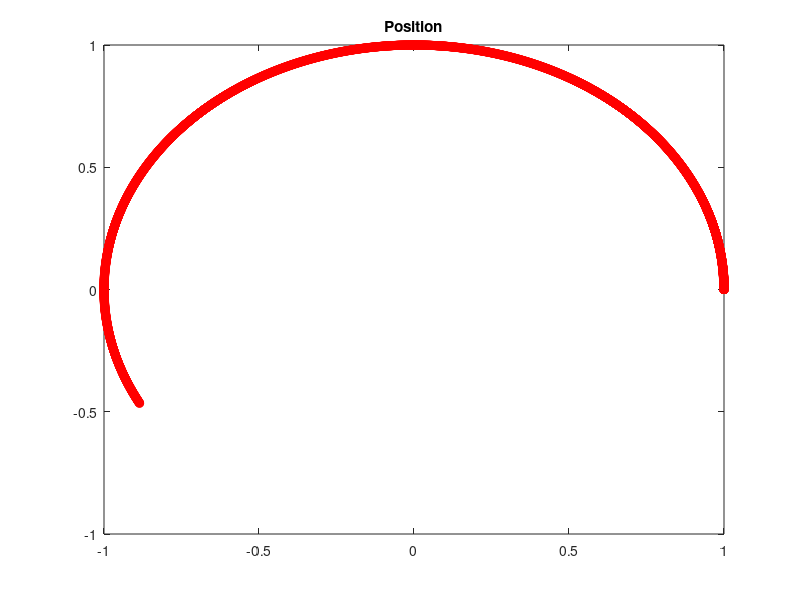
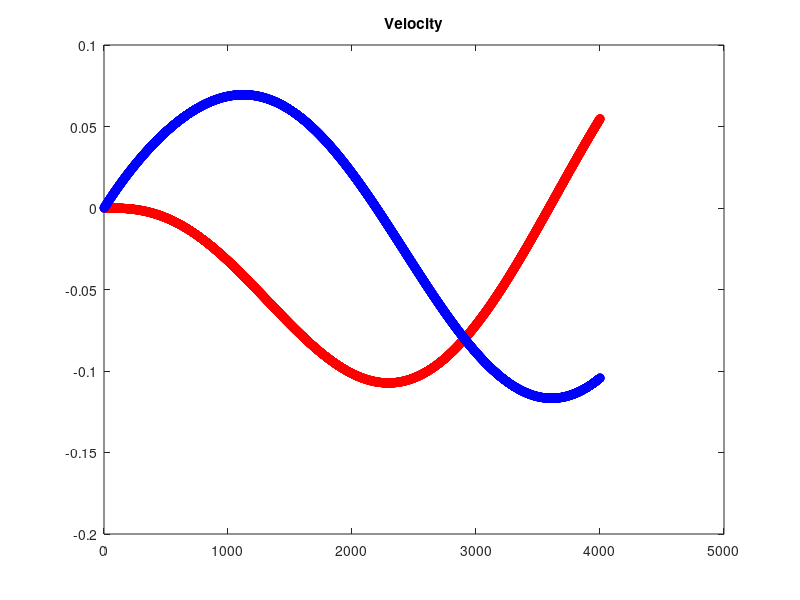
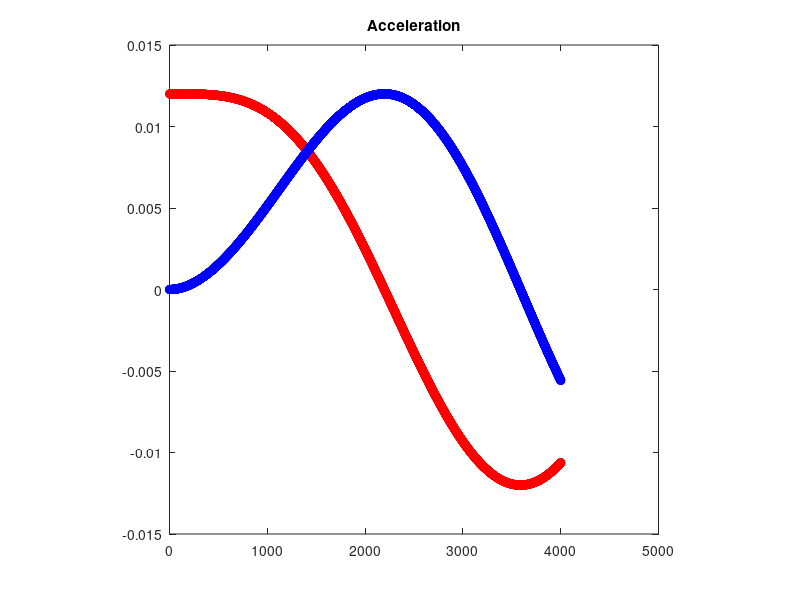
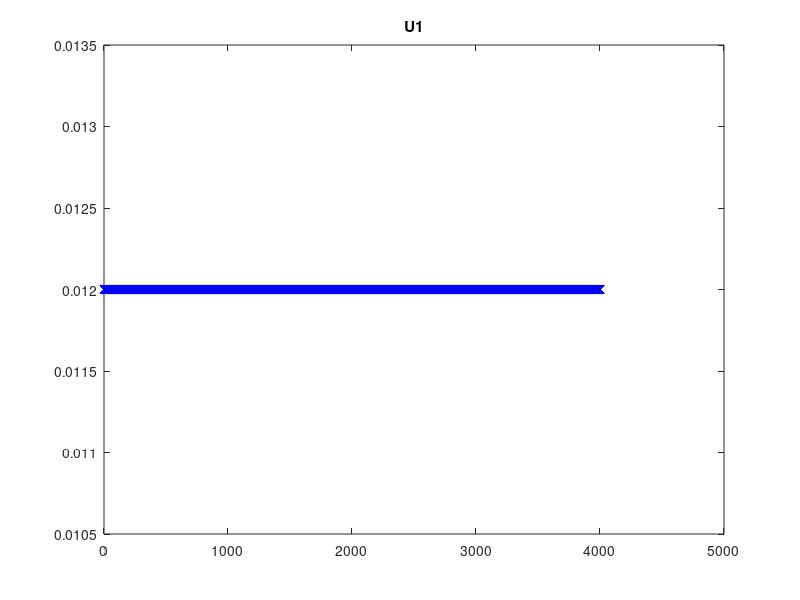

Write the MATLAB code that produced these figures, in order.
% trying out dynamics for a single link system

l1 = 1;
m = 0.5;
p_0 = [0,0];
j1 = 0; %joint angle
J1 = []; %
w1 = 0; % joint velocity
W1 = [];
alpha1 = 0; % angular acceleration
torque1 = 0.01; % applied torque
I_rod = 1/12*m*l1^2; % inertia of rod rotating about base
I1 = I_rod + l1/2*m^2; %inertia of a rod rotating about its base
t_end = 40; % time
dt = 0.01; % timestep
p1_0 = [l1,0,0]; % pose at end of link
p1 = [];
v1 = []; % velocity at the end point;
v1_dif = []; % velocity at the end point from finite difference
a1 = []; % acceleration at the end point;
F1 = []; % force at the end point

mu = 0.1; %joint friction
% Fend_f = @(theta,x) 0.1 * [cos(theta)*(x) sin(theta)*x]; % constant force on the end
Fend_f = @(theta,x) -1e-3*[sin(theta), cos(theta)] ; % constant force on the end perpendicular to rod - counteract torque 0.01

% % % DYNAMICS % % %
% goal: generate a force at the end effector
u1 = []; % control input needed to achieve Fend_f
for t = 0:dt:t_end
    % forward
%     alpha1 = inv(I1) * torque1;
    w1 = w1 + (alpha1 - sign(w1)*mu*w1) * dt;
    W1 = [W1;w1];
    j1 = j1 + w1 * dt + 1/2 * alpha1 * dt^2;
    R = [cos(j1), -sin(j1), 0; sin(j1), cos(j1), 0; 0, 0, 1];
    p1 = [p1; (R * p1_0')'];
    v1 = [v1; cross([0,0,w1], [p1(end,1), p1(end,2), 0])];
    a1 = [a1; alpha1*cos(j1)*l1, alpha1*sin(j1)*l1];
    % backward
    
    Fend = Fend_f(j1, t); % some force applied at the end point
    torque1_effective = inv(m) * norm(Fend); % torque induced by force
    alpha1_effective = inv(I1) * torque1_effective; % effective alpha at the link
    u1 = [u1; alpha1_effective];
    alpha1 = alpha1_effective;
end
% hold on;
figure(1); plot(p1(:,1), p1(:,2), 'ro'); title('Position')
ppt = 25;
% quiver(p1(1:ppt:end,1), p1(1:ppt:end,2), v1(1:ppt:end,1), v1(1:ppt:end,2))
% hold off;
figure(2); plot(1:length(v1), v1(:,1), 'ro', 1:length(v1), v1(:,2), 'bo'); title('Velocity')
figure(3); plot(1:length(a1), a1(:,1), 'ro', 1:length(a1), a1(:,2), 'bo'); title('Acceleration')
axis square
figure(4); plot(1:length(u1), u1(:), 'bx'); title('U1');




% reverse
